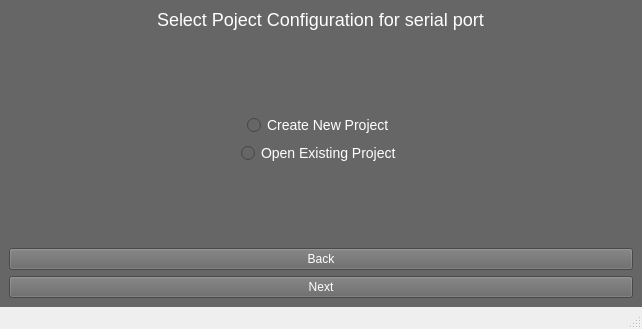
<?xml version="1.0" encoding="UTF-8"?>
<ui version="4.0">
 <class>MainWindow</class>
 <widget class="QMainWindow" name="MainWindow">
  <property name="geometry">
   <rect>
    <x>0</x>
    <y>0</y>
    <width>642</width>
    <height>329</height>
   </rect>
  </property>
  <property name="windowTitle">
   <string>MainWindow</string>
  </property>
  <widget class="QWidget" name="centralwidget">
   <property name="styleSheet">
    <string notr="true">background-color: rgb(102, 102, 102);
color:#fff;</string>
   </property>
   <layout class="QVBoxLayout" name="verticalLayout">
    <item>
     <layout class="QGridLayout" name="gridLayout">
      <item row="3" column="0" alignment="Qt::AlignHCenter">
       <widget class="QRadioButton" name="new_prj_btn">
        <property name="styleSheet">
         <string notr="true">font-size:14px;</string>
        </property>
        <property name="text">
         <string>Create New Project</string>
        </property>
       </widget>
      </item>
      <item row="6" column="0">
       <spacer name="verticalSpacer_2">
        <property name="orientation">
         <enum>Qt::Vertical</enum>
        </property>
        <property name="sizeHint" stdset="0">
         <size>
          <width>20</width>
          <height>40</height>
         </size>
        </property>
       </spacer>
      </item>
      <item row="4" column="0" alignment="Qt::AlignHCenter">
       <widget class="QRadioButton" name="exsting_prj_btn">
        <property name="sizePolicy">
         <sizepolicy hsizetype="Fixed" vsizetype="Fixed">
          <horstretch>0</horstretch>
          <verstretch>0</verstretch>
         </sizepolicy>
        </property>
        <property name="styleSheet">
         <string notr="true">font-size:14px;</string>
        </property>
        <property name="text">
         <string>Open Existing Project</string>
        </property>
       </widget>
      </item>
      <item row="0" column="0" alignment="Qt::AlignHCenter">
       <widget class="QLabel" name="label">
        <property name="styleSheet">
         <string notr="true">font-size:18px;</string>
        </property>
        <property name="text">
         <string>Select Poject Configuration for serial port</string>
        </property>
       </widget>
      </item>
      <item row="1" column="0">
       <spacer name="verticalSpacer">
        <property name="orientation">
         <enum>Qt::Vertical</enum>
        </property>
        <property name="sizeHint" stdset="0">
         <size>
          <width>20</width>
          <height>40</height>
         </size>
        </property>
       </spacer>
      </item>
      <item row="8" column="0">
       <widget class="QPushButton" name="next_btn">
        <property name="text">
         <string>Next</string>
        </property>
       </widget>
      </item>
      <item row="7" column="0">
       <widget class="QPushButton" name="Back_btn">
        <property name="text">
         <string>Back</string>
        </property>
       </widget>
      </item>
     </layout>
    </item>
   </layout>
  </widget>
  <widget class="QStatusBar" name="statusbar"/>
 </widget>
 <resources/>
 <connections/>
</ui>
